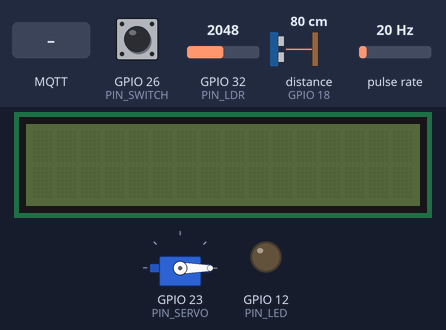
Bench run of a sketch on a simulated ESP32. Shown: servo, 16×2 character LCD, output pins drawn as LEDs (lit = HIGH). Wiring (inferred from the names in the program): pulse sensor: data GPIO 4. The test bench sets the inputs (shaded band); at power-on: distance to the obstacle (sensor on GPIO 18) 80 cm, GPIO 26 (PIN_SWITCH) HIGH, GPIO 32 (PIN_LDR) = 2048, pulse rate 20 Hz. The echo pulse lasts 58.3 µs per cm; WiFi joins after 1.5 s; servers stay silent unless stated; no MQTT or app messages arrive unless stated; pins used as bus, display or sensor lines are not drawn; what the sketch prints to the serial monitor is not drawn.

Above: at 2.2 s.
2.3 s: MQTT message "1" arrives on the first subscribed topic
At 5.2 s:
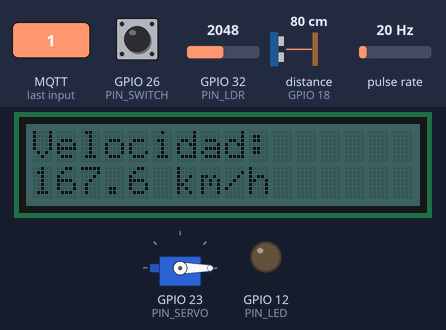
5.3 s: distance to the obstacle (sensor on GPIO 18) set to 203 cm
At 6.0 s:
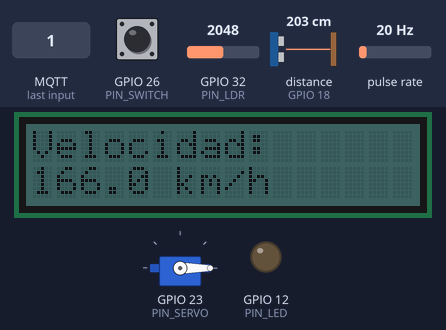
8.3 s: MQTT message "on" arrives on the first subscribed topic
At 9.2 s:
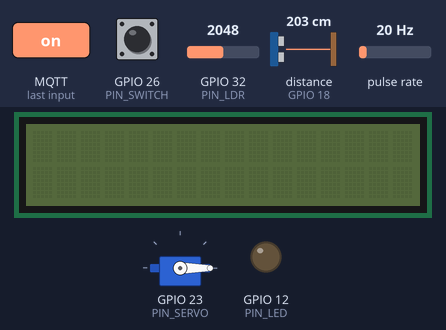
9.8 s: GPIO 26 (PIN_SWITCH) pulled LOW for 1 s
At 10.13 s:
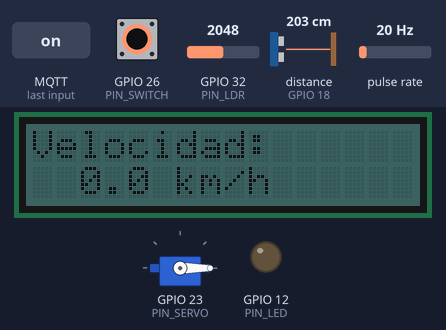
12.3 s: GPIO 26 (PIN_SWITCH) pulled LOW for 0.15 s
At 13.5 s:
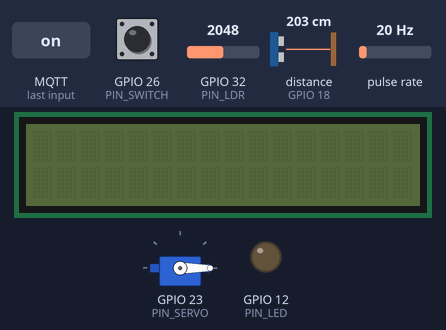
Timing chart, 0 to 15.3 s (numbered marks = the images above; inputs shaded):
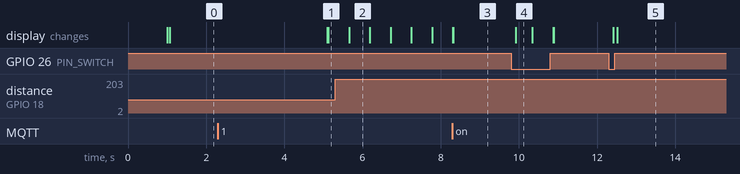

Measured:
- after the input at 2.3 s, the display: first changes after 2.8 s (image 1 shows a later state)
- after the input at 8.3 s, the display: first differs from a run without the input at once (image 3)
- after the input at 9.8 s, the display: changes after 0.12 s (image 4)
- after the input at 12.3 s, the display: first changes after 0.11 s (image 5 shows a later state)
- what the display in image 2 shows lasts 0.5 s, from 5.7 s to 6.2 s
- what the display in image 4 shows lasts 0.4 s, from 9.9 s to 10.3 s

The sketch:

M1_VibeCoding.ino
```cpp
/*
 * Bicicleta Inteligente ESP32 + Ubidots
 *
 * Librerías requeridas:
 *  - WiFi.h
 *  - PubSubClient.h
 *  - ArduinoJson.h
 *  - ESP32Servo.h
 *  - rgb_lcd.h
 *
 * Arquitectura:
 *  - FreeRTOS con tareas:
 *      * sensorTask: LDR, ultrasonido, cálculo de velocidad
 *      * switchTask: lectura del switch de encendido/apagado
 *      * commsTask: WiFi + MQTT (Ubidots) + publicación periódica
 *      * fsmTask: consume eventos de cola y ejecuta la máquina de estados
 *
 * Máquina de estados:
 *  - OFF
 *  - STOPPED
 *  - RIDING
 *  - BRAKING
 */

#include <WiFi.h>
#include <PubSubClient.h>
#include <ArduinoJson.h>
#include <ESP32Servo.h>
#include <rgb_lcd.h>

// ======================= CONFIGURACIÓN WIFI / MQTT =========================

// Rellena con tus credenciales
const char* WIFI_SSID     = "TU_SSID";
const char* WIFI_PASSWORD = "TU_PASSWORD";

// Ubidots MQTT
const char* MQTT_BROKER   = "industrial.api.ubidots.com";
const uint16_t MQTT_PORT  = 1883;
const char* MQTT_USER     = "TU_USER";      // p.ej. "Ubidots"
const char* MQTT_PASS     = "TU_TOKEN";     // Token de Ubidots

// Topics Ubidots
const char* TOPIC_CONTROL = "/v1.6/devices/bici/control/lv"; // 1.0 encender, 0.0 apagar
const char* TOPIC_TRIPS   = "/v1.6/devices/bici/trips/lv";   // 1.0 iniciar viaje, 0.0 terminar viaje
const char* TOPIC_DATA    = "/v1.6/devices/bici";            // {"data": <wheel_turn_count>}

// ======================= HARDWARE: PINES ===================================

// Sensores
const int PIN_TRIG   = 5;   // HC-SR04 TRIG
const int PIN_ECHO   = 18;  // HC-SR04 ECHO
const int PIN_HALL   = 4;   // Hall effect (interrupción)
const int PIN_LDR    = 32;  // ADC LDR
const int PIN_SWITCH = 26;  // Switch encendido/apagado (INPUT_PULLUP)

// Actuadores
const int PIN_SERVO  = 23;  // Servo de freno
const int PIN_LED    = 12;  // Luz (LED)
const int PIN_BUZZER = 19;  // Buzzer PWM

// ======================= CONSTANTES LÓGICAS ================================

// Rueda
const float WHEEL_DIAMETER_M        = 0.71f;
const float WHEEL_CIRCUMFERENCE_M   = 3.1415926f * WHEEL_DIAMETER_M;

// Umbrales de distancia (cm)
const float DIST_FAR_CM             = 30.0f;
const float DIST_MEDIUM_MIN_CM      = 20.0f;
const float DIST_MEDIUM_MAX_CM      = 30.0f;
const float DIST_NEAR_MIN_CM        = 10.0f;
const float DIST_NEAR_MAX_CM        = 20.0f;
const float DIST_VERY_NEAR_CM       = 10.0f;

// Umbrales de luz (ADC)
const int LDR_LOW_THRESHOLD         = 1500;  // poca luz -> prender LED
const int LDR_HIGH_THRESHOLD        = 2000;  // mucha luz -> apagar LED

// Buzzer (Hz según distancia)
const int BUZZER_FREQ_FAR           = 0;
const int BUZZER_FREQ_MEDIUM        = 500;
const int BUZZER_FREQ_NEAR          = 1000;
const int BUZZER_FREQ_VERY_NEAR     = 2000;

// Servo freno (grados)
const float SERVO_RELEASE_ANGLE     = 0.0f;   // freno liberado
const float SERVO_MAX_ANGLE         = 180.0f; // freno máximo
// Interpolación lineal entre 20 cm y 10 cm

// Timeout de velocidad (ms)
const unsigned long SPEED_TIMEOUT_MS = 5000;

// Publicación Ubidots (ms)
const unsigned long PUBLISH_INTERVAL_MS = 3000;

// Buzzer PWM (LEDC)
const int BUZZER_CHANNEL    = 0;
const int BUZZER_RESOLUTION = 8;   // bits

// ======================= OBJETOS GLOBALES ==================================

WiFiClient espClient;
PubSubClient mqttClient(espClient);
rgb_lcd lcd;
Servo brakeServo;

// ======================= FREE RTOS =========================================

TaskHandle_t sensorTaskHandle = nullptr;
TaskHandle_t switchTaskHandle = nullptr;
TaskHandle_t commsTaskHandle  = nullptr;
TaskHandle_t fsmTaskHandle    = nullptr;

QueueHandle_t eventQueue;

// ======================= TIPOS DE EVENTOS ==================================

enum BikeState {
  STATE_OFF,
  STATE_STOPPED,
  STATE_RIDING,
  STATE_BRAKING
};

enum EventType {
  EVT_NONE = 0,
  EVT_SWITCH_ON,
  EVT_SWITCH_OFF,
  EVT_MQTT_POWER_ON,
  EVT_MQTT_POWER_OFF,
  EVT_TRIP_START,
  EVT_TRIP_STOP,
  EVT_SPEED_UPDATE,
  EVT_SPEED_TIMEOUT,
  EVT_DISTANCE_UPDATE
};

struct Event {
  EventType type;
  float value;   // uso genérico (velocidad, distancia, etc.)
};

// ======================= ESTADO GLOBAL =====================================

volatile long hallPulses = 0;                 // Pulsos para cálculo de velocidad
volatile unsigned long wheelTurnCount = 0;    // Contador acumulado de vueltas
volatile unsigned long lastPulseTime = 0;     // Último pulso Hall (ms)

portMUX_TYPE hallMux = portMUX_INITIALIZER_UNLOCKED;

BikeState currentState = STATE_OFF;

// Estado de encendido lógico
bool physicalOn = false;  // switch físico
bool mqttOn     = false;  // comando MQTT
bool tripActive = false;  // viaje activo (para publicar datos)

// Estado auxiliar
bool ultrasonicEnabled = false;
float currentSpeedKmh  = 0.0f;
float currentBrakeAngle = 0.0f;
int currentBuzzerFreq   = 0;

// ======================= PROTOTIPOS ========================================

// ISR
void IRAM_ATTR hallISR();

// Tareas
void sensorTask(void *pvParameters);
void switchTask(void *pvParameters);
void commsTask(void *pvParameters);
void fsmTask(void *pvParameters);

// Funciones auxiliares
void connectWiFi();
void setupMqtt();
void mqttCallback(char* topic, byte* payload, unsigned int length);

float readUltrasonicCM();
void setBuzzerFrequency(int freq);
void setBrakeAngle(float angle);
void updateSpeedOnLCD(float speed);

void enterOffState();
void enterStoppedState();
void enterRidingState();
void enterBrakingState();

void processEvent(const Event &evt);

// ======================= ISR HALL ==========================================

// Interrupción para contar vueltas de rueda con antirrebote
void IRAM_ATTR hallISR() {
  static unsigned long lastInterruptTime = 0;
  unsigned long now = millis();
  if (now - lastInterruptTime > 20) {  // antirrebote ~20 ms
    portENTER_CRITICAL_ISR(&hallMux);
    hallPulses++;
    wheelTurnCount++;
    lastPulseTime = now;
    portEXIT_CRITICAL_ISR(&hallMux);
    lastInterruptTime = now;
  }
}

// ======================= SETUP =============================================

void setup() {
  Serial.begin(115200);
  delay(1000);
  Serial.println("Iniciando Bicicleta Inteligente...");

  // Pines
  pinMode(PIN_TRIG, OUTPUT);
  pinMode(PIN_ECHO, INPUT);

  pinMode(PIN_HALL, INPUT_PULLUP);
  attachInterrupt(digitalPinToInterrupt(PIN_HALL), hallISR, FALLING);

  pinMode(PIN_LDR, INPUT);
  pinMode(PIN_SWITCH, INPUT_PULLUP);

  pinMode(PIN_LED, OUTPUT);
  digitalWrite(PIN_LED, LOW);

  // Buzzer PWM
  ledcSetup(BUZZER_CHANNEL, 2000, BUZZER_RESOLUTION);
  ledcAttachPin(PIN_BUZZER, BUZZER_CHANNEL);
  setBuzzerFrequency(0);

  // Servo de freno
  brakeServo.attach(PIN_SERVO);
  setBrakeAngle(SERVO_RELEASE_ANGLE);

  // LCD
  lcd.begin(16, 2);
  lcd.setRGB(0, 0, 0);
  lcd.noDisplay();

  // WiFi + MQTT
  WiFi.mode(WIFI_STA);
  mqttClient.setServer(MQTT_BROKER, MQTT_PORT);
  mqttClient.setCallback(mqttCallback);

  // Cola de eventos
  eventQueue = xQueueCreate(20, sizeof(Event));
  if (eventQueue == NULL) {
    Serial.println("Error creando cola de eventos");
  }

  // Estado inicial según switch físico
  physicalOn = (digitalRead(PIN_SWITCH) == LOW);
  mqttOn     = false;
  tripActive = false;

  if (physicalOn) {
    enterStoppedState();
  } else {
    enterOffState();
  }

  // Crear tareas FreeRTOS
  xTaskCreatePinnedToCore(sensorTask, "SensorTask", 4096, NULL, 1, &sensorTaskHandle, 1);
  xTaskCreatePinnedToCore(switchTask, "SwitchTask", 2048, NULL, 1, &switchTaskHandle, 1);
  xTaskCreatePinnedToCore(commsTask,  "CommsTask",  4096, NULL, 1, &commsTaskHandle,  0);
  xTaskCreatePinnedToCore(fsmTask,    "FSMTask",    4096, NULL, 2, &fsmTaskHandle,    1);
}

void loop() {
  // El trabajo real lo hacen las tareas FreeRTOS
  delay(10);
}

// ======================= TAREA: SENSORES ===================================

void sensorTask(void *pvParameters) {
  unsigned long lastUltrasonicMillis = 0;
  unsigned long lastSpeedCalcMillis  = 0;

  for (;;) {
    // Control de luz mediante LDR (solo si no está OFF)
    if (currentState != STATE_OFF) {
      int ldrValue = analogRead(PIN_LDR);
      // Umbrales con pequeña histéresis natural
      if (ldrValue < LDR_LOW_THRESHOLD) {
        digitalWrite(PIN_LED, HIGH);
      } else if (ldrValue > LDR_HIGH_THRESHOLD) {
        digitalWrite(PIN_LED, LOW);
      }
    } else {
      digitalWrite(PIN_LED, LOW);
    }

    unsigned long now = millis();

    // Lectura de ultrasonido cada 200 ms cuando está habilitado
    if (ultrasonicEnabled && (now - lastUltrasonicMillis >= 200)) {
      float distance = readUltrasonicCM();
      if (distance > 0) {
        Event evt;
        evt.type = EVT_DISTANCE_UPDATE;
        evt.value = distance;
        xQueueSend(eventQueue, &evt, 0);
      }
      lastUltrasonicMillis = now;
    }

    // Cálculo de velocidad cada 500 ms
    if (now - lastSpeedCalcMillis >= 500) {
      long pulses;
      unsigned long lastPulseCopy;

      portENTER_CRITICAL(&hallMux);
      pulses = hallPulses;
      hallPulses = 0;
      lastPulseCopy = lastPulseTime;
      portEXIT_CRITICAL(&hallMux);

      float speedKmhLocal = 0.0f;

      if (pulses > 0) {
        float dt = (now - lastSpeedCalcMillis) / 1000.0f;
        if (dt <= 0) dt = 0.5f;
        float turns = (float)pulses; // 1 pulso = 1 vuelta
        float mps = (turns * WHEEL_CIRCUMFERENCE_M) / dt;
        speedKmhLocal = mps * 3.6f;
      }

      bool sendTimeout = false;
      if ((now - lastPulseCopy) > SPEED_TIMEOUT_MS) {
        speedKmhLocal = 0.0f;
        sendTimeout = true;
      }

      currentSpeedKmh = speedKmhLocal;

      // Enviar evento de actualización de velocidad
      Event evtSpeed;
      evtSpeed.type = EVT_SPEED_UPDATE;
      evtSpeed.value = speedKmhLocal;
      xQueueSend(eventQueue, &evtSpeed, 0);

      // Enviar evento de timeout si corresponde
      if (sendTimeout) {
        Event evtTimeout;
        evtTimeout.type = EVT_SPEED_TIMEOUT;
        evtTimeout.value = 0;
        xQueueSend(eventQueue, &evtTimeout, 0);
      }

      lastSpeedCalcMillis = now;
    }

    vTaskDelay(pdMS_TO_TICKS(50));
  }
}

// ======================= TAREA: SWITCH =====================================

void switchTask(void *pvParameters) {
  int lastReading = digitalRead(PIN_SWITCH);
  int stableState = lastReading;
  unsigned long lastDebounceTime = millis();
  const unsigned long debounceDelay = 50;

  for (;;) {
    int reading = digitalRead(PIN_SWITCH);
    unsigned long now = millis();

    if (reading != lastReading) {
      lastDebounceTime = now;
    }

    if ((now - lastDebounceTime) > debounceDelay) {
      if (reading != stableState) {
        stableState = reading;
        Event evt;
        if (stableState == LOW) {
          // Encendido
          evt.type = EVT_SWITCH_ON;
        } else {
          // Apagado
          evt.type = EVT_SWITCH_OFF;
        }
        evt.value = 0;
        xQueueSend(eventQueue, &evt, portMAX_DELAY);
      }
    }

    lastReading = reading;
    vTaskDelay(pdMS_TO_TICKS(20));
  }
}

// ======================= TAREA: COMUNICACIONES =============================

void commsTask(void *pvParameters) {
  unsigned long lastMqttAttempt = 0;
  unsigned long lastPublishMillis = 0;

  for (;;) {
    // WiFi
    if (WiFi.status() != WL_CONNECTED) {
      connectWiFi();
    }

    // MQTT: reconexión periódica
    if (!mqttClient.connected()) {
      unsigned long now = millis();
      if (now - lastMqttAttempt > 5000) {
        lastMqttAttempt = now;
        Serial.print("Conectando a MQTT...");
        if (mqttClient.connect("biciInteligenteESP32", MQTT_USER, MQTT_PASS)) {
          Serial.println(" conectado");
          mqttClient.subscribe(TOPIC_CONTROL);
          mqttClient.subscribe(TOPIC_TRIPS);
        } else {
          Serial.print(" fallo, rc=");
          Serial.println(mqttClient.state());
        }
      }
    }

    mqttClient.loop();

    // Publicar datos a Ubidots si viaje activo
    if (mqttClient.connected() && tripActive) {
      unsigned long now = millis();
      if (now - lastPublishMillis >= PUBLISH_INTERVAL_MS) {
        unsigned long turnsCopy;
        portENTER_CRITICAL(&hallMux);
        turnsCopy = wheelTurnCount;
        portEXIT_CRITICAL(&hallMux);

        StaticJsonDocument<128> doc;
        doc["data"] = turnsCopy;

        char buffer[128];
        size_t n = serializeJson(doc, buffer);

        bool ok = mqttClient.publish(TOPIC_DATA, buffer, n);
        Serial.print("Publicando en Ubidots: ");
        Serial.println(buffer);
        if (!ok) {
          Serial.println("Error publicando en MQTT");
        }

        lastPublishMillis = now;
      }
    }

    vTaskDelay(pdMS_TO_TICKS(10));
  }
}

// ======================= TAREA: FSM ========================================

void fsmTask(void *pvParameters) {
  Event evt;

  for (;;) {
    if (xQueueReceive(eventQueue, &evt, portMAX_DELAY) == pdTRUE) {
      processEvent(evt);
    }
  }
}

// ======================= WIFI / MQTT AUX ===================================

void connectWiFi() {
  if (WiFi.status() == WL_CONNECTED) return;

  Serial.print("Conectando a WiFi: ");
  Serial.println(WIFI_SSID);

  WiFi.begin(WIFI_SSID, WIFI_PASSWORD);
  unsigned long start = millis();
  while (WiFi.status() != WL_CONNECTED && (millis() - start) < 15000) {
    delay(500);
    Serial.print(".");
  }
  Serial.println();

  if (WiFi.status() == WL_CONNECTED) {
    Serial.print("WiFi conectado. IP: ");
    Serial.println(WiFi.localIP());
  } else {
    Serial.println("No se pudo conectar a WiFi");
  }
}

void mqttCallback(char* topic, byte* payload, unsigned int length) {
  String msg;
  for (unsigned int i = 0; i < length; i++) {
    msg += (char)payload[i];
  }

  Serial.print("MQTT mensaje en topic: ");
  Serial.print(topic);
  Serial.print(" payload: ");
  Serial.println(msg);

  Event evt;
  evt.value = 0;

  if (strcmp(topic, TOPIC_CONTROL) == 0) {
    if (msg.startsWith("1")) {
      evt.type = EVT_MQTT_POWER_ON;
    } else {
      evt.type = EVT_MQTT_POWER_OFF;
    }
    xQueueSend(eventQueue, &evt, portMAX_DELAY);
  } else if (strcmp(topic, TOPIC_TRIPS) == 0) {
    if (msg.startsWith("1")) {
      evt.type = EVT_TRIP_START;
    } else {
      evt.type = EVT_TRIP_STOP;
    }
    xQueueSend(eventQueue, &evt, portMAX_DELAY);
  }
}

// ======================= ULTRASONIDO / BUZZER / SERVO ======================

float readUltrasonicCM() {
  digitalWrite(PIN_TRIG, LOW);
  delayMicroseconds(2);
  digitalWrite(PIN_TRIG, HIGH);
  delayMicroseconds(10);
  digitalWrite(PIN_TRIG, LOW);

  long duration = pulseIn(PIN_ECHO, HIGH, 25000); // timeout ~25 ms (máx ~4m)
  if (duration == 0) {
    return -1.0f; // sin lectura
  }

  float distance = (duration / 2.0f) * 0.0343f; // velocidad sonido ~343 m/s
  return distance; // cm
}

void setBuzzerFrequency(int freq) {
  if (freq <= 0) {
    ledcWriteTone(BUZZER_CHANNEL, 0);
  } else {
    ledcWriteTone(BUZZER_CHANNEL, freq);
  }
  currentBuzzerFreq = freq;
}

void setBrakeAngle(float angle) {
  if (angle < 0) angle = 0;
  if (angle > SERVO_MAX_ANGLE) angle = SERVO_MAX_ANGLE;
  brakeServo.write((int)angle);
  currentBrakeAngle = angle;
}

void updateSpeedOnLCD(float speed) {
  if (currentState == STATE_OFF) return;

  lcd.setCursor(0, 1);
  lcd.print("                "); // borrar línea
  lcd.setCursor(0, 1);

  char line[17];
  snprintf(line, sizeof(line), "%5.1f km/h", speed);
  lcd.print(line);
}

// ======================= ESTADOS Y EVENTOS =================================

void enterOffState() {
  currentState = STATE_OFF;
  ultrasonicEnabled = false;

  setBuzzerFrequency(0);
  setBrakeAngle(SERVO_RELEASE_ANGLE);
  digitalWrite(PIN_LED, LOW);

  lcd.noDisplay();
  lcd.setRGB(0, 0, 0);

  Serial.println("[FSM] Estado -> OFF");
}

void enterStoppedState() {
  currentState = STATE_STOPPED;
  ultrasonicEnabled = false;

  setBuzzerFrequency(0);
  setBrakeAngle(SERVO_RELEASE_ANGLE);

  lcd.display();
  lcd.setRGB(0, 50, 50);
  lcd.clear();
  lcd.setCursor(0, 0);
  lcd.print("Velocidad:");
  updateSpeedOnLCD(0.0f);

  Serial.println("[FSM] Estado -> STOPPED");
}

void enterRidingState() {
  currentState = STATE_RIDING;
  ultrasonicEnabled = true;
  setBrakeAngle(SERVO_RELEASE_ANGLE);

  Serial.println("[FSM] Estado -> RIDING");
}

void enterBrakingState() {
  currentState = STATE_BRAKING;
  ultrasonicEnabled = true;

  Serial.println("[FSM] Estado -> BRAKING");
}

// Clasificación de distancia
enum DistanceZone {
  DIST_ZONE_FAR,
  DIST_ZONE_MEDIUM,
  DIST_ZONE_NEAR,
  DIST_ZONE_VERY_NEAR
};

DistanceZone classifyDistance(float cm) {
  if (cm < 0) {
    return DIST_ZONE_FAR;
  }
  if (cm < DIST_VERY_NEAR_CM) {
    return DIST_ZONE_VERY_NEAR;
  } else if (cm >= DIST_NEAR_MIN_CM && cm < DIST_NEAR_MAX_CM) {
    return DIST_ZONE_NEAR;
  } else if (cm >= DIST_MEDIUM_MIN_CM && cm < DIST_MEDIUM_MAX_CM) {
    return DIST_ZONE_MEDIUM;
  } else if (cm >= DIST_FAR_CM) {
    return DIST_ZONE_FAR;
  } else {
    // Entre 10 y 20 ya está contemplado, pero por seguridad:
    if (cm < DIST_NEAR_MIN_CM) return DIST_ZONE_VERY_NEAR;
    return DIST_ZONE_NEAR;
  }
}

int buzzerForZone(DistanceZone z) {
  switch (z) {
    case DIST_ZONE_FAR:        return BUZZER_FREQ_FAR;
    case DIST_ZONE_MEDIUM:     return BUZZER_FREQ_MEDIUM;
    case DIST_ZONE_NEAR:       return BUZZER_FREQ_NEAR;
    case DIST_ZONE_VERY_NEAR:  return BUZZER_FREQ_VERY_NEAR;
  }
  return 0;
}

float brakeAngleForDistance(float cm) {
  if (cm <= 0) return SERVO_RELEASE_ANGLE;
  if (cm >= 20.0f) return SERVO_RELEASE_ANGLE;
  if (cm <= 10.0f) return SERVO_MAX_ANGLE;

  float t = (20.0f - cm) / 10.0f; // 0..1
  float angle = t * SERVO_MAX_ANGLE;
  if (angle < 0) angle = 0;
  if (angle > SERVO_MAX_ANGLE) angle = SERVO_MAX_ANGLE;
  return angle;
}

void processEvent(const Event &evt) {
  // Primero, manejar eventos globales de encendido/apagado y viaje
  switch (evt.type) {
    case EVT_SWITCH_ON:
      physicalOn = true;
      break;
    case EVT_SWITCH_OFF:
      physicalOn = false;
      break;
    case EVT_MQTT_POWER_ON:
      mqttOn = true;
      break;
    case EVT_MQTT_POWER_OFF:
      mqttOn = false;
      break;
    case EVT_TRIP_START:
      tripActive = true;
      Serial.println("[FSM] Viaje -> ACTIVO");
      break;
    case EVT_TRIP_STOP:
      tripActive = false;
      Serial.println("[FSM] Viaje -> INACTIVO");
      break;
    default:
      break;
  }

  bool powerDemand = physicalOn || mqttOn;

  // Transiciones globales OFF/STOPPED según encendido
  if (!powerDemand) {
    if (currentState != STATE_OFF) {
      enterOffState();
    }
  } else {
    if (currentState == STATE_OFF) {
      enterStoppedState();
    }
  }

  // Si está OFF, ignorar otros eventos
  if (currentState == STATE_OFF) {
    return;
  }

  // Manejo por tipo de evento
  switch (evt.type) {
    case EVT_SPEED_UPDATE: {
      float speed = evt.value;
      updateSpeedOnLCD(speed);

      if (currentState == STATE_STOPPED) {
        if (speed > 0.1f) {
          // Detecta movimiento -> RIDING
          enterRidingState();
        }
      }
      // En otros estados solo se actualiza la pantalla
      break;
    }

    case EVT_SPEED_TIMEOUT: {
      // Sin movimiento por 5s -> STOPPED (desde RIDING o BRAKING)
      if (currentState == STATE_RIDING || currentState == STATE_BRAKING) {
        enterStoppedState();
      }
      break;
    }

    case EVT_DISTANCE_UPDATE: {
      float distance = evt.value;
      DistanceZone zone = classifyDistance(distance);

      // Buzzer siempre según distancia cuando hay ultrasonido activo
      int freq = buzzerForZone(zone);
      setBuzzerFrequency(freq);

      if (currentState == STATE_RIDING) {
        // Si está cerca o muy cerca -> BRAKING
        if (zone == DIST_ZONE_NEAR || zone == DIST_ZONE_VERY_NEAR) {
          float angle = brakeAngleForDistance(distance);
          setBrakeAngle(angle);
          enterBrakingState();
        } else {
          // Lejos o medio -> freno liberado
          setBrakeAngle(SERVO_RELEASE_ANGLE);
        }
      } else if (currentState == STATE_BRAKING) {
        // Ajustar freno según distancia
        float angle = brakeAngleForDistance(distance);
        setBrakeAngle(angle);

        // Si vuelve a medio o lejos -> liberar freno y pasar a RIDING
        if (zone == DIST_ZONE_MEDIUM || zone == DIST_ZONE_FAR) {
          setBrakeAngle(SERVO_RELEASE_ANGLE);
          enterRidingState();
        }
      } else {
        // STOPPED: por seguridad mantener todo liberado
        setBrakeAngle(SERVO_RELEASE_ANGLE);
        setBuzzerFrequency(0);
      }
      break;
    }

    default:
      // Otros eventos ya fueron gestionados en la parte global
      break;
  }
}
```
